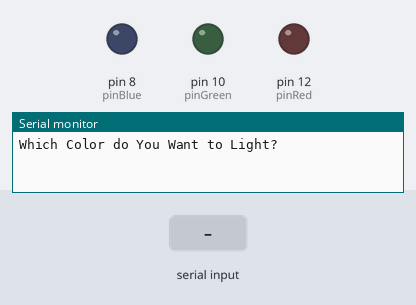
This sketch was run on a simulated Arduino Uno, built with avr-gcc and run on an emulated ATmega328P. Shown: output pins drawn as LEDs (lit = HIGH), the last lines printed to the serial monitor. The test bench sets the inputs (shaded band).

Above: at 1.2 s.
1.3 s: "red" received over Serial
At 3.5 s:
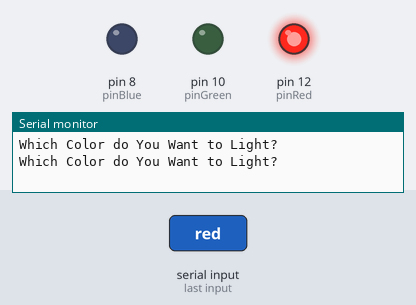
3.8 s: "green" received over Serial
At 5.5 s:
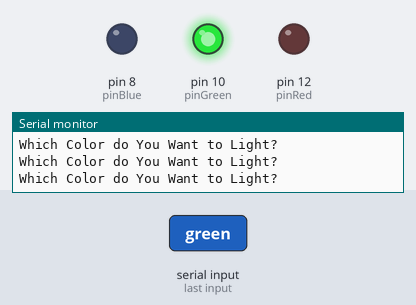
6.3 s: "blue" received over Serial
At 8.4 s:
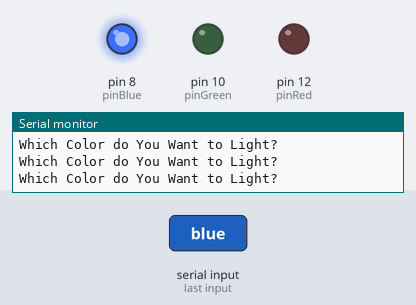
8.7 s: "Red" received over Serial
At 10.4 s:
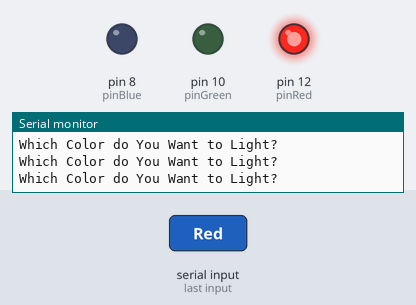
11.1 s: "Green" received over Serial
At 13.4 s:
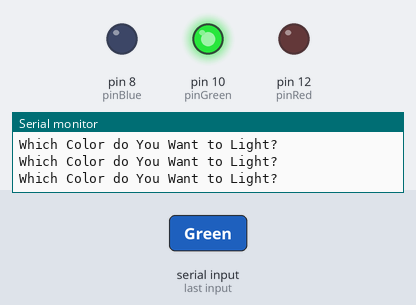
Timing chart, 0 to 14.6 s (numbered marks = the images above; inputs shaded):
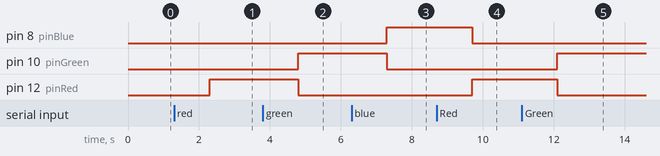

Measured:
- after the input at 1.3 s, pin 12 (pinRed): LOW → HIGH after 1.0 s
- after the input at 3.8 s, pin 10 (pinGreen): LOW → HIGH after 1.0 s; pin 12 (pinRed): HIGH → LOW after 1.0 s
- after the input at 6.3 s, pin 8 (pinBlue): LOW → HIGH after 1.0 s; pin 10 (pinGreen): HIGH → LOW after 1.0 s
- after the input at 8.7 s, pin 8 (pinBlue): HIGH → LOW after 1.0 s; pin 12 (pinRed): LOW → HIGH after 1.0 s
- after the input at 11.1 s, pin 10 (pinGreen): LOW → HIGH after 1.0 s; pin 12 (pinRed): HIGH → LOW after 1.0 s

The sketch:

sketch_choose_led_color.ino
```cpp
String choice;
int pinRed=12;
int pinGreen=10;
int pinBlue=8;
String msg="Which Color do You Want to Light? ";


void setup() {
  // put your setup code here, to run once:
Serial.begin(115200);
pinMode(pinRed, OUTPUT);
pinMode(pinGreen, OUTPUT);
pinMode(pinBlue, OUTPUT);

}

void loop() {
  // put your main code here, to run repeatedly:
Serial.println(msg);
while (Serial.available()==0){

}
choice=Serial.readString();
if (choice=="red"||choice=="Red"||choice=="RED"){
  digitalWrite(pinRed, HIGH);
  digitalWrite(pinGreen, LOW);
  digitalWrite(pinBlue, LOW);
}

if (choice=="green"||choice=="Green"||choice=="GREEN"){
  digitalWrite(pinGreen, HIGH);
  digitalWrite(pinRed, LOW);
  digitalWrite(pinBlue, LOW);
}

if (choice=="blue"||choice=="Blue"||choice=="BLUE"){
  digitalWrite(pinBlue, HIGH);
  digitalWrite(pinGreen, LOW);
  digitalWrite(pinRed, LOW);
}
}
```
